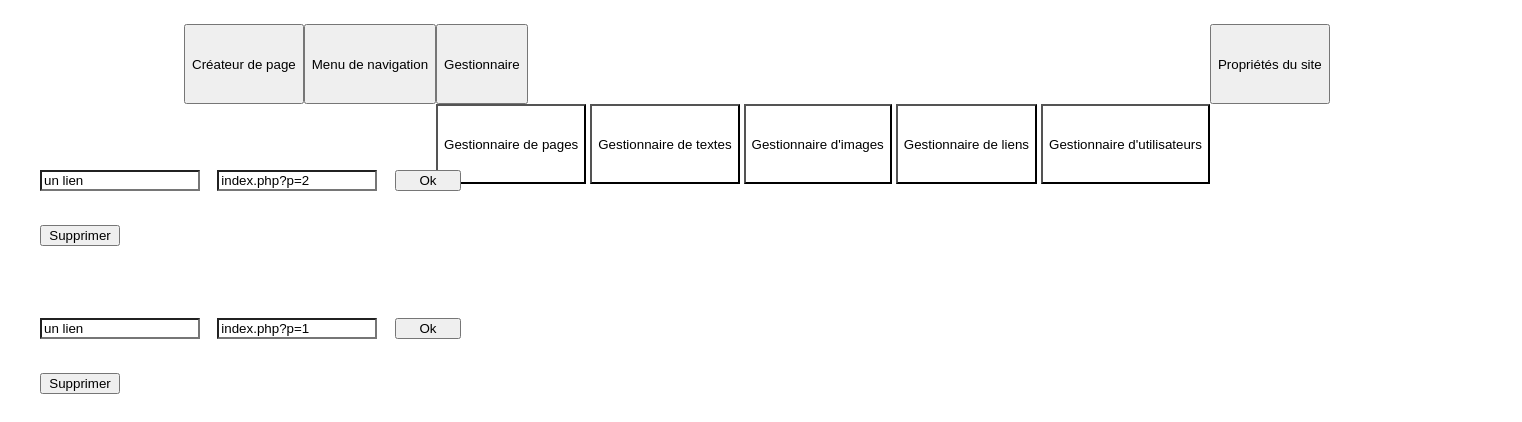
Before: /editor/lienmanager.php with the older database file.
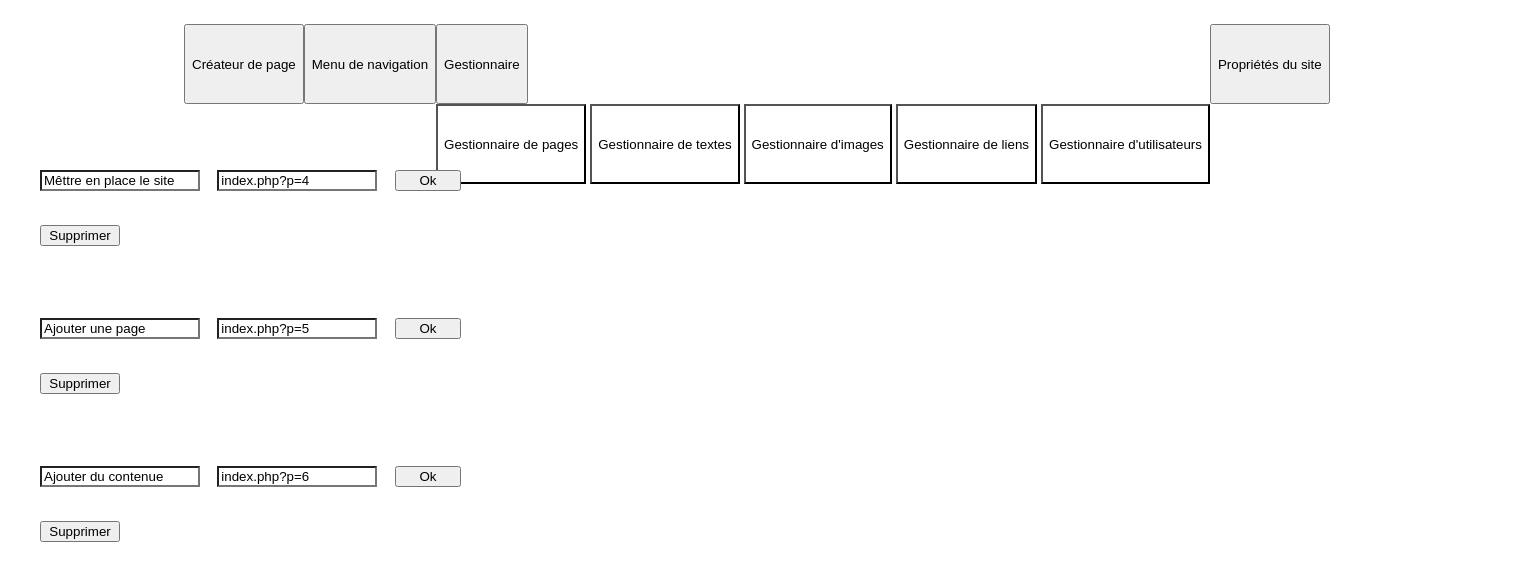
After: the same page with the newer database file.
### tables this page shows
CREATE TABLE IF NOT EXISTS `colums` (
  `id` int(10) UNSIGNED NOT NULL AUTO_INCREMENT,
  `type` text NOT NULL,
  `titre` text NOT NULL,
  PRIMARY KEY (`id`)
);

CREATE TABLE IF NOT EXISTS `liens` (
  `id` int(10) UNSIGNED NOT NULL AUTO_INCREMENT,
  `nom` mediumtext NOT NULL,
  `lien` varchar(200) NOT NULL,
  PRIMARY KEY (`id`)
);

### editor/lienmanager.php (the view, shortened to what this page needs)
<?php
    $req ="SELECT count(*) as 'nbr' FROM `liens`";
    $res = mysqli_fetch_array(mysqli_query($BDD,$req),MYSQLI_ASSOC);
?>
<?php include("editor/php/EditorHeader.php") ?>
<div class="container">
    <div class="row Pageaff">
        <?php
            if($res["nbr"] != 0){
                $req = "SELECT * FROM `colums` WHERE `type`='l'";
                $res = mysqli_query($BDD,$req);
                while($col = mysqli_fetch_array($res,MYSQLI_ASSOC)){
                    $req = "SELECT T.`nom`,T.`id`,T.`lien` FROM `liens` T INNER JOIN `colum_lien` ct ON T.`id` = ct.`id_lien`  WHERE ct.`id_colum` = ' " . $col["id"] . " ' ";
                    $nom = mysqli_fetch_array(mysqli_query($BDD,$req),MYSQLI_ASSOC);
        ?>
            <div class="col-md-4">
                <div class="vignet">
                    <div class="row">
                        <form method="post">
                            <input class="webLink EditBtnVBig EditField" name="lienTitre" type="text" value="<?php echo $nom["nom"]?>">
                            <input class="webLink EditBtnVBig EditField" name="lienlien" type="text" value="<?php echo $nom["lien"]?>">
                            <input type="submit" name="SetTitle" class="webLink EditBtn" value="Ok">
                        </form>
                    </div>
                    <br>
                    <div class="row">
                        <form method="post" onSubmit="if(!confirm('Etes-vous certain de vouloir supprimer le nom ?')){return false;}">
                            <input class="webLink EditBtnBig" type="submit" value="Supprimer">
                        </form>
                    </div>
                </div>
            </div>
        <?php
                }
            }
        ?>
    </div>
</div>

### editor/php/EditorHeader.php (shortened to what this page needs)
<link rel="stylesheet" type="text/css" href="css\editorStyle.css">
<div class="headEdit">
    <div class="webContener">
            <div class="headEditContent">
                <div class="col-md-3"><button class='webLink fixedHeigth' onclick='window.location.href="index.php?p=editor"'>Créateur de page</button></div>
                <div class="col-md-3"><button class='webLink fixedHeigth' onclick='window.location.href="index.php?p=NavBarEdit"'>Menu de navigation</button></div>
                <div class="dropdown col-md-3 fixedHeigth">
                    <button class="webLink dropdown-toggle fixedHeigth" type="button" id="dropdownMenuButton" data-toggle="dropdown" aria-haspopup="true" aria-expanded="true">Gestionnaire</button>
                    <div class="dropdown-menu dropMenu" aria-labelledby="dropdownMenuButton">
                        <button class='webLink EditField fixedHeigth' onclick='window.location.href="index.php?p=pagemanager"'>Gestionnaire de pages</button>
                        <button class='webLink EditField fixedHeigth' onclick='window.location.href="index.php?p=textemanager"'>Gestionnaire de textes</button>
                        <button class='webLink EditField fixedHeigth' onclick='window.location.href="index.php?p=imagemanager"'>Gestionnaire d'images</button>
                        <button class='webLink EditField fixedHeigth' onclick='window.location.href="index.php?p=lienmanager"'>Gestionnaire de liens</button>
                        <button class='webLink EditField fixedHeigth' onclick='window.location.href="index.php?p=usermanager"'>Gestionnaire d'utilisateurs</button>
                    </div>
                </div>
                <div class="col-md-3"><button class='webLink fixedHeigth' onclick='window.location.href="index.php?p=properties"'>Propriétés du site</button></div>
            </div>
    </div>
</div>

### css/editorStyle.css (style rules this page uses)
.webContener { background-color:var(--ContainerColor); color:var(--texteColor); padding-top: 1em; width:100%; padding-bottom: 1em; }
.EditBtn { width: 5em; margin-right: 1em; }
.EditBtnBig { width: 6em; margin-right: 1em; }
.EditBtnVBig { width: 12em; margin-right: 1em; }
.EditField { background-color: var(--ContainerColor); color:var(--texteColor); }
.vignet { color:var(--texteColor); background-color:var(--ContainerColor); margin-bottom: 1.5em; padding: 1em; padding-left: 2em; padding-right: 2em; }
.Pageaff { margin-bottom: 4.5em; }
.fixedHeigth { height: 6em; }
.dropMenu { border-radius: 0%; background-color: var(--ContainerColor); }
.headEdit { width: 100%; padding-left: 10em; padding-right: 10em; }
.headEditContent { display: flex; padding-left:1em ; padding-right:1em ; }
::placeholder { color: var(--HeadAndFooter); opacity: 1; }

Changed rows visible on the page:
removed colums: lienTitre "un lien", lienlien "index.php?p=2"
removed colums: lienTitre "un lien", lienlien "index.php?p=1"
added colums: lienTitre "Mêttre en place le site", lienlien "index.php?p=4"
added colums: lienTitre "Ajouter une page", lienlien "index.php?p=5"
added colums: lienTitre "Ajouter du contenue", lienlien "index.php?p=6"
